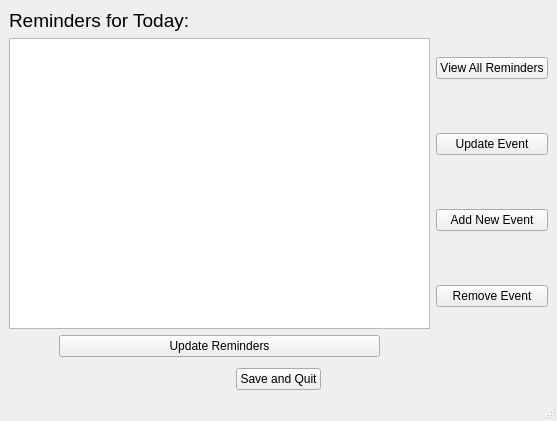
<?xml version="1.0" encoding="UTF-8"?>
<ui version="4.0">
 <class>MainCalendarWindow</class>
 <widget class="QMainWindow" name="MainCalendarWindow">
  <property name="geometry">
   <rect>
    <x>0</x>
    <y>0</y>
    <width>557</width>
    <height>421</height>
   </rect>
  </property>
  <property name="windowTitle">
   <string>MainCalendarWindow</string>
  </property>
  <widget class="QWidget" name="centralwidget">
   <layout class="QVBoxLayout" name="verticalLayout_4">
    <item>
     <layout class="QHBoxLayout" name="horizontalLayout">
      <item>
       <layout class="QVBoxLayout" name="verticalLayout">
        <item>
         <widget class="QLabel" name="ReminderTitleLabel">
          <property name="font">
           <font>
            <pointsize>14</pointsize>
           </font>
          </property>
          <property name="text">
           <string>Reminders for Today: </string>
          </property>
         </widget>
        </item>
        <item>
         <widget class="QTextBrowser" name="ReminderTextBrowser"/>
        </item>
        <item>
         <layout class="QHBoxLayout" name="horizontalLayout_2">
          <item>
           <spacer name="horizontalSpacer">
            <property name="orientation">
             <enum>Qt::Horizontal</enum>
            </property>
            <property name="sizeType">
             <enum>QSizePolicy::Fixed</enum>
            </property>
            <property name="sizeHint" stdset="0">
             <size>
              <width>50</width>
              <height>20</height>
             </size>
            </property>
           </spacer>
          </item>
          <item>
           <widget class="QPushButton" name="updateReminderButton">
            <property name="text">
             <string>Update Reminders</string>
            </property>
           </widget>
          </item>
          <item>
           <spacer name="horizontalSpacer_2">
            <property name="orientation">
             <enum>Qt::Horizontal</enum>
            </property>
            <property name="sizeType">
             <enum>QSizePolicy::Fixed</enum>
            </property>
            <property name="sizeHint" stdset="0">
             <size>
              <width>50</width>
              <height>20</height>
             </size>
            </property>
           </spacer>
          </item>
         </layout>
        </item>
       </layout>
      </item>
      <item>
       <layout class="QVBoxLayout" name="verticalLayout_2">
        <item>
         <widget class="QPushButton" name="printButton">
          <property name="text">
           <string>View All Reminders</string>
          </property>
         </widget>
        </item>
        <item>
         <widget class="QPushButton" name="openCalendarButton">
          <property name="text">
           <string>Update Event</string>
          </property>
         </widget>
        </item>
        <item>
         <widget class="QPushButton" name="addEventButton">
          <property name="text">
           <string>Add New Event</string>
          </property>
         </widget>
        </item>
        <item>
         <widget class="QPushButton" name="removeButton">
          <property name="text">
           <string>Remove Event</string>
          </property>
         </widget>
        </item>
       </layout>
      </item>
     </layout>
    </item>
    <item>
     <layout class="QVBoxLayout" name="verticalLayout_3">
      <item>
       <spacer name="verticalSpacer">
        <property name="orientation">
         <enum>Qt::Vertical</enum>
        </property>
        <property name="sizeType">
         <enum>QSizePolicy::Maximum</enum>
        </property>
        <property name="sizeHint" stdset="0">
         <size>
          <width>20</width>
          <height>5</height>
         </size>
        </property>
       </spacer>
      </item>
      <item>
       <layout class="QHBoxLayout" name="horizontalLayout_3">
        <item>
         <spacer name="horizontalSpacer_3">
          <property name="orientation">
           <enum>Qt::Horizontal</enum>
          </property>
          <property name="sizeHint" stdset="0">
           <size>
            <width>40</width>
            <height>20</height>
           </size>
          </property>
         </spacer>
        </item>
        <item>
         <widget class="QPushButton" name="saveButton">
          <property name="text">
           <string>Save and Quit</string>
          </property>
         </widget>
        </item>
        <item>
         <spacer name="horizontalSpacer_4">
          <property name="orientation">
           <enum>Qt::Horizontal</enum>
          </property>
          <property name="sizeHint" stdset="0">
           <size>
            <width>40</width>
            <height>20</height>
           </size>
          </property>
         </spacer>
        </item>
       </layout>
      </item>
     </layout>
    </item>
   </layout>
  </widget>
  <widget class="QMenuBar" name="menubar">
   <property name="geometry">
    <rect>
     <x>0</x>
     <y>0</y>
     <width>557</width>
     <height>21</height>
    </rect>
   </property>
  </widget>
  <widget class="QStatusBar" name="statusbar"/>
 </widget>
 <resources/>
 <connections/>
</ui>
